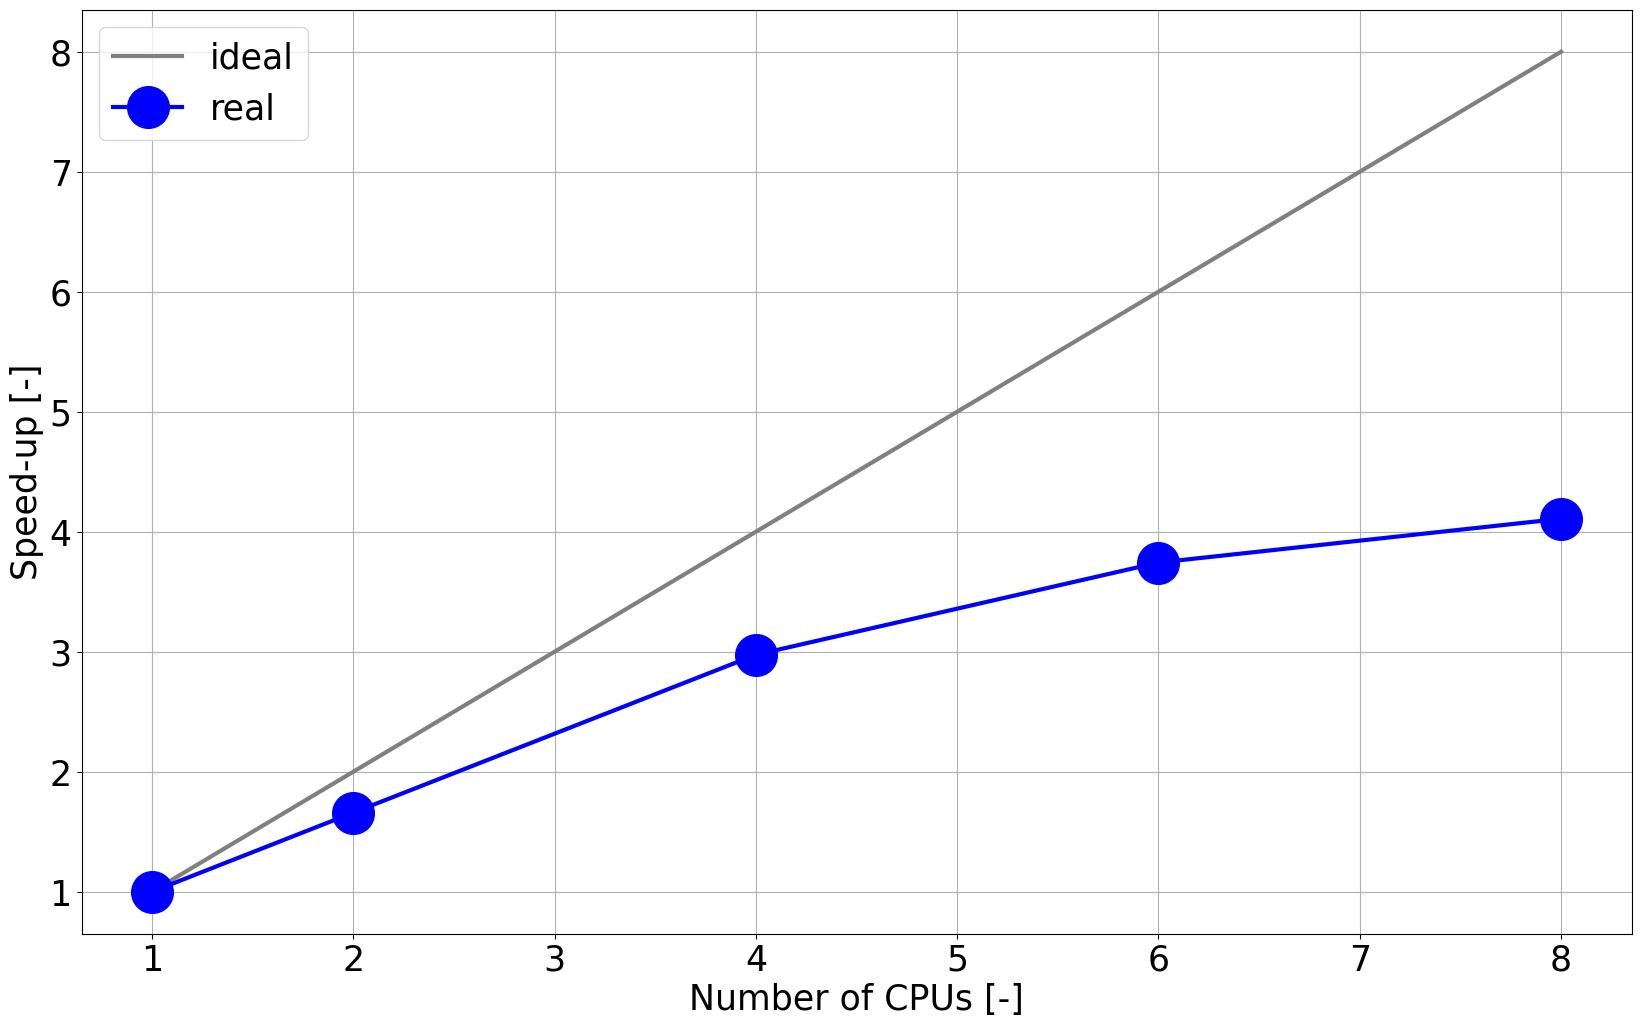

Generate this figure with Python:

def convert_to_seconds(time_str):
    days, time = time_str.split('-')
    hours, minutes, seconds = time.split(':')  
    days = int(days)
    hours = int(hours)
    minutes = int(minutes)
    seconds = int(seconds)
    total_seconds = days * 86400 + hours * 3600 + minutes * 60 + seconds
    return total_seconds

import pandas as pd
import matplotlib.pyplot as plt
data = pd.read_csv('speedup.dat', delimiter=" ")
data["Time"]=data['Time'].apply(convert_to_seconds)
data['Speedup'] = data['Time'].iloc[0] / data['Time']

plt.rcParams.update({'font.size': 25})
plt.figure(figsize=(20, 12))
plt.plot(data['CPU'], data['CPU'], label="ideal", linewidth=3, color="gray")
plt.plot(data['CPU'], data['Speedup'], 'o-', label="real", linewidth=3, markersize=30, color="blue")
plt.xlabel('Number of CPUs [-]')
plt.ylabel('Speed-up [-]')
plt.legend()
plt.grid()
plt.savefig('speedup.jpg', bbox_inches='tight')
